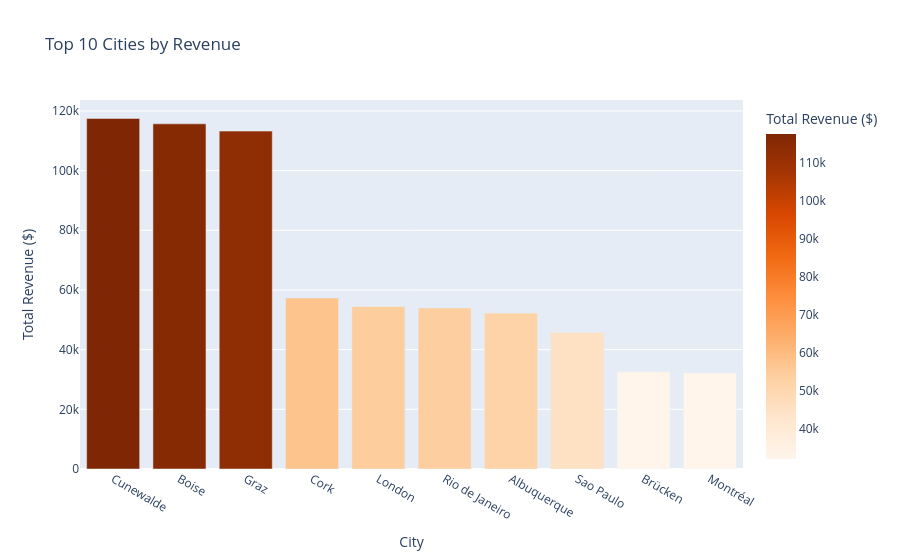

The notebook cell saved with this chart:
### Code cell
# Revenue by city (top 10)
city_rev = orders_df.groupby('city', as_index=False)['totalamount'].sum().sort_values('totalamount', ascending=False)

fig_city = px.bar(
    city_rev.head(10),
    x='city', y='totalamount',
    title='Top 10 Cities by Revenue',
    labels={'totalamount': 'Total Revenue ($)', 'city': 'City'},
    color='totalamount',
    color_continuous_scale='Oranges'
)
fig_city.show()

### Figure 1 — Plotly figure (JSON) as saved in the notebook; plotly's stock layout.template omitted (floating-point values rounded to 4 significant figures)
{"data": [{"hovertemplate": "City=%{x}<br>Total Revenue ($)=%{marker.color}<extra></extra>", "legendgroup": "", "marker": {"color": [117500.0, 115700.0, 113200.0, 57320.0, 54470.0, 54000.0, 52250.0, 45790.0, 32560.0, 32200.0], "coloraxis": "coloraxis", "pattern": {"shape": ""}}, "name": "", "orientation": "v", "showlegend": false, "textposition": "auto", "type": "bar", "x": ["Cunewalde", "Boise", "Graz", "Cork", "London", "Rio de Janeiro", "Albuquerque", "Sao Paulo", "Brücken", "Montréal"], "xaxis": "x", "y": [117500.0, 115700.0, 113200.0, 57320.0, 54470.0, 54000.0, 52250.0, 45790.0, 32560.0, 32200.0], "yaxis": "y"}], "layout": {"barmode": "relative", "coloraxis": {"colorbar": {"title": {"text": "Total Revenue ($)"}}, "colorscale": [[0, "rgb(255,245,235)"], [0.125, "rgb(254,230,206)"], [0.25, "rgb(253,208,162)"], [0.375, "rgb(253,174,107)"], [0.5, "rgb(253,141,60)"], [0.625, "rgb(241,105,19)"], [0.75, "rgb(217,72,1)"], [0.875, "rgb(166,54,3)"], [1, "rgb(127,39,4)"]]}, "legend": {"tracegroupgap": 0}, "title": {"text": "Top 10 Cities by Revenue"}, "xaxis": {"anchor": "y", "domain": [0, 1], "title": {"text": "City"}}, "yaxis": {"anchor": "x", "domain": [0, 1], "title": {"text": "Total Revenue ($)"}}}}
